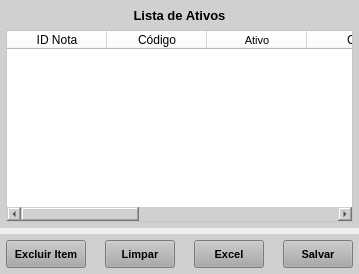
        <widget class="QWidget" name="widget_4" native="true">
         <layout class="QVBoxLayout" name="verticalLayout_2">
          <property name="leftMargin">
           <number>0</number>
          </property>
          <property name="topMargin">
           <number>0</number>
          </property>
          <property name="rightMargin">
           <number>0</number>
          </property>
          <property name="bottomMargin">
           <number>0</number>
          </property>
          <item>
           <widget class="QWidget" name="widget_8" native="true">
            <property name="styleSheet">
             <string notr="true">background-color: rgb(208, 208, 208);</string>
            </property>
            <layout class="QVBoxLayout" name="verticalLayout_3">
             <property name="leftMargin">
              <number>6</number>
             </property>
             <property name="topMargin">
              <number>6</number>
             </property>
             <property name="rightMargin">
              <number>6</number>
             </property>
             <property name="bottomMargin">
              <number>6</number>
             </property>
             <item>
              <widget class="QLabel" name="label_5">
               <property name="minimumSize">
                <size>
                 <width>0</width>
                 <height>18</height>
                </size>
               </property>
               <property name="maximumSize">
                <size>
                 <width>16777215</width>
                 <height>18</height>
                </size>
               </property>
               <property name="font">
                <font>
                 <pointsize>10</pointsize>
                 <weight>75</weight>
                 <bold>true</bold>
                </font>
               </property>
               <property name="text">
                <string>Lista de Ativos</string>
               </property>
               <property name="alignment">
                <set>Qt::AlignCenter</set>
               </property>
              </widget>
             </item>
             <item>
              <widget class="QTableWidget" name="table_Lista">
               <property name="sizePolicy">
                <sizepolicy hsizetype="Preferred" vsizetype="Preferred">
                 <horstretch>0</horstretch>
                 <verstretch>0</verstretch>
                </sizepolicy>
               </property>
               <property name="font">
                <font>
                 <pointsize>7</pointsize>
                </font>
               </property>
               <property name="styleSheet">
                <string notr="true">background-color: rgb(255, 255, 255);</string>
               </property>
               <column>
                <property name="text">
                 <string>ID Nota</string>
                </property>
               </column>
               <column>
                <property name="text">
                 <string>Código</string>
                </property>
               </column>
               <column>
                <property name="text">
                 <string>Ativo</string>
                </property>
                <property name="font">
                 <font>
                  <pointsize>8</pointsize>
                  <weight>50</weight>
                  <bold>false</bold>
                 </font>
                </property>
                <property name="textAlignment">
                 <set>AlignCenter</set>
                </property>
               </column>
               <column>
                <property name="text">
                 <string>C/V</string>
                </property>
               </column>
               <column>
                <property name="text">
                 <string>Qtde</string>
                </property>
               </column>
               <column>
                <property name="text">
                 <string>R$/Unid.</string>
                </property>
               </column>
               <column>
                <property name="text">
                 <string>R$</string>
                </property>
               </column>
               <column>
                <property name="text">
                 <string>Obs</string>
                </property>
                <property name="textAlignment">
                 <set>AlignCenter</set>
                </property>
               </column>
              </widget>
             </item>
            </layout>
           </widget>
          </item>
          <item>
           <widget class="QWidget" name="widget_7" native="true">
            <property name="minimumSize">
             <size>
              <width>0</width>
              <height>40</height>
             </size>
            </property>
            <property name="maximumSize">
             <size>
              <width>16777215</width>
              <height>40</height>
             </size>
            </property>
            <property name="styleSheet">
             <string notr="true">background-color: rgb(208, 208, 208);</string>
            </property>
            <layout class="QHBoxLayout" name="horizontalLayout_3">
             <property name="spacing">
              <number>6</number>
             </property>
             <property name="leftMargin">
              <number>6</number>
             </property>
             <property name="topMargin">
              <number>6</number>
             </property>
             <property name="rightMargin">
              <number>6</number>
             </property>
             <property name="bottomMargin">
              <number>6</number>
             </property>
             <item>
              <widget class="QPushButton" name="btn_Excluir_Item">
               <property name="sizePolicy">
                <sizepolicy hsizetype="Preferred" vsizetype="Preferred">
                 <horstretch>0</horstretch>
                 <verstretch>0</verstretch>
                </sizepolicy>
               </property>
               <property name="minimumSize">
                <size>
                 <width>80</width>
                 <height>0</height>
                </size>
               </property>
               <property name="maximumSize">
                <size>
                 <width>80</width>
                 <height>16777215</height>
                </size>
               </property>
               <property name="font">
                <font>
                 <pointsize>8</pointsize>
                 <weight>75</weight>
                 <bold>true</bold>
                </font>
               </property>
               <property name="cursor">
                <cursorShape>PointingHandCursor</cursorShape>
               </property>
               <property name="styleSheet">
                <string notr="true">background-color: rgb(170, 170, 170);</string>
               </property>
               <property name="text">
                <string>Excluir Item</string>
               </property>
              </widget>
             </item>
             <item>
              <widget class="QLabel" name="label_3">
               <property name="text">
                <string/>
               </property>
              </widget>
             </item>
             <item>
              <widget class="QPushButton" name="btn_Limpar">
               <property name="sizePolicy">
                <sizepolicy hsizetype="Preferred" vsizetype="Preferred">
                 <horstretch>0</horstretch>
                 <verstretch>0</verstretch>
                </sizepolicy>
               </property>
               <property name="minimumSize">
                <size>
                 <width>70</width>
                 <height>0</height>
                </size>
               </property>
               <property name="maximumSize">
                <size>
                 <width>65</width>
                 <height>16777215</height>
                </size>
               </property>
               <property name="font">
                <font>
                 <pointsize>8</pointsize>
                 <weight>75</weight>
                 <bold>true</bold>
                </font>
               </property>
               <property name="cursor">
                <cursorShape>PointingHandCursor</cursorShape>
               </property>
               <property name="styleSheet">
                <string notr="true">background-color: rgb(170, 170, 170);</string>
               </property>
               <property name="text">
                <string>Limpar</string>
               </property>
              </widget>
             </item>
             <item>
              <widget class="QLabel" name="label_2">
               <property name="text">
                <string/>
               </property>
              </widget>
             </item>
             <item>
              <widget class="QPushButton" name="btn_Excel">
               <property name="sizePolicy">
                <sizepolicy hsizetype="Preferred" vsizetype="Preferred">
                 <horstretch>0</horstretch>
                 <verstretch>0</verstretch>
                </sizepolicy>
               </property>
               <property name="minimumSize">
                <size>
                 <width>70</width>
                 <height>0</height>
                </size>
               </property>
               <property name="maximumSize">
                <size>
                 <width>65</width>
                 <height>16777215</height>
                </size>
               </property>
               <property name="font">
                <font>
                 <pointsize>8</pointsize>
                 <weight>75</weight>
                 <bold>true</bold>
                </font>
               </property>
               <property name="cursor">
                <cursorShape>PointingHandCursor</cursorShape>
               </property>
               <property name="styleSheet">
                <string notr="true">background-color: rgb(170, 170, 170);</string>
               </property>
               <property name="text">
                <string>Excel</string>
               </property>
              </widget>
             </item>
             <item>
              <widget class="QLabel" name="label_6">
               <property name="text">
                <string/>
               </property>
              </widget>
             </item>
             <item>
              <widget class="QPushButton" name="btn_Salvar">
               <property name="sizePolicy">
                <sizepolicy hsizetype="Preferred" vsizetype="Preferred">
                 <horstretch>0</horstretch>
                 <verstretch>0</verstretch>
                </sizepolicy>
               </property>
               <property name="minimumSize">
                <size>
                 <width>70</width>
                 <height>0</height>
                </size>
               </property>
               <property name="maximumSize">
                <size>
                 <width>70</width>
                 <height>16777215</height>
                </size>
               </property>
               <property name="font">
                <font>
                 <pointsize>8</pointsize>
                 <weight>75</weight>
                 <bold>true</bold>
                </font>
               </property>
               <property name="cursor">
                <cursorShape>PointingHandCursor</cursorShape>
               </property>
               <property name="styleSheet">
                <string notr="true">background-color: rgb(170, 170, 170);</string>
               </property>
               <property name="text">
                <string>Salvar</string>
               </property>
              </widget>
             </item>
            </layout>
           </widget>
          </item>
         </layout>
        </widget>
